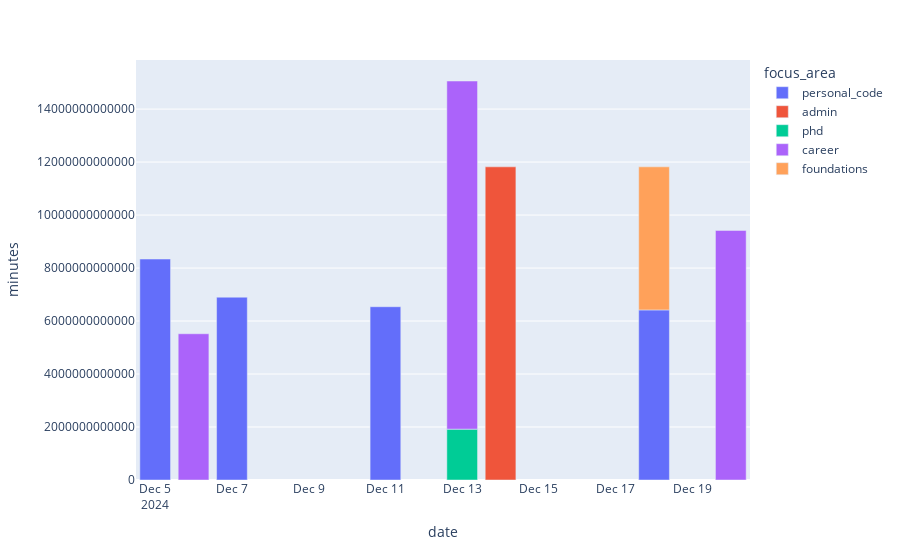

Notebook cell for this chart:
### Code cell
fig = px.bar(df_pandas, x='date', y='minutes', color="focus_area")
fig.update_layout(yaxis_tickformat="%H:%M")
fig.show()

### Figure 1 — Plotly figure (JSON) as saved in the notebook; plotly's stock layout.template omitted (floating-point values rounded to 4 significant figures)
{"data": [{"alignmentgroup": "True", "hovertemplate": "focus_area=personal_code<br>date=%{x}<br>minutes=%{y}<extra></extra>", "legendgroup": "personal_code", "marker": {"color": "#636efa", "pattern": {"shape": ""}}, "name": "personal_code", "offsetgroup": "personal_code", "orientation": "v", "showlegend": true, "textposition": "auto", "type": "bar", "x": ["2024-12-05", "2024-12-18", "2024-12-11", "2024-12-07"], "xaxis": "x", "y": [8340000000000, 6420000000000, 6540000000000, 6900000000000], "yaxis": "y"}, {"alignmentgroup": "True", "hovertemplate": "focus_area=admin<br>date=%{x}<br>minutes=%{y}<extra></extra>", "legendgroup": "admin", "marker": {"color": "#EF553B", "pattern": {"shape": ""}}, "name": "admin", "offsetgroup": "admin", "orientation": "v", "showlegend": true, "textposition": "auto", "type": "bar", "x": ["2024-12-14"], "xaxis": "x", "y": [11820000000000], "yaxis": "y"}, {"alignmentgroup": "True", "hovertemplate": "focus_area=phd<br>date=%{x}<br>minutes=%{y}<extra></extra>", "legendgroup": "phd", "marker": {"color": "#00cc96", "pattern": {"shape": ""}}, "name": "phd", "offsetgroup": "phd", "orientation": "v", "showlegend": true, "textposition": "auto", "type": "bar", "x": ["2024-12-13"], "xaxis": "x", "y": [1920000000000], "yaxis": "y"}, {"alignmentgroup": "True", "hovertemplate": "focus_area=career<br>date=%{x}<br>minutes=%{y}<extra></extra>", "legendgroup": "career", "marker": {"color": "#ab63fa", "pattern": {"shape": ""}}, "name": "career", "offsetgroup": "career", "orientation": "v", "showlegend": true, "textposition": "auto", "type": "bar", "x": ["2024-12-06", "2024-12-13", "2024-12-20"], "xaxis": "x", "y": [5520000000000, 13140000000000, 9420000000000], "yaxis": "y"}, {"alignmentgroup": "True", "hovertemplate": "focus_area=foundations<br>date=%{x}<br>minutes=%{y}<extra></extra>", "legendgroup": "foundations", "marker": {"color": "#FFA15A", "pattern": {"shape": ""}}, "name": "foundations", "offsetgroup": "foundations", "orientation": "v", "showlegend": true, "textposition": "auto", "type": "bar", "x": ["2024-12-18"], "xaxis": "x", "y": [5400000000000], "yaxis": "y"}], "layout": {"barmode": "relative", "legend": {"title": {"text": "focus_area"}, "tracegroupgap": 0}, "margin": {"t": 60}, "xaxis": {"anchor": "y", "domain": [0, 1], "title": {"text": "date"}}, "yaxis": {"anchor": "x", "domain": [0, 1], "tickformat": "%H:%M", "title": {"text": "minutes"}}}}
